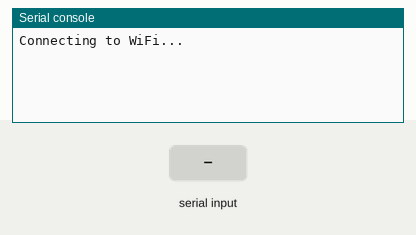
Recording of a program running on a simulated CircuitPython board. Shown: the last lines printed to the serial console. The inputs (shaded band) are chosen by the test bench. WiFi joins after 1.5 s; requests to the public web service named in the program get a made-up reply in its usual format after 0.4 s (London, UTC, broken clouds, 64 % humidity, 1013 hPa unless stated); values from a settings file that is not in the repository are placeholders.

Above: at 2.7 s.
2.8 s: "1\n" received over the second serial link
At 4.0 s:
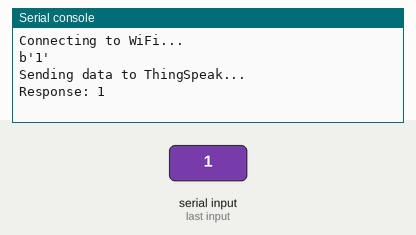
4.3 s: "0\n" received over the second serial link
At 4.56 s:
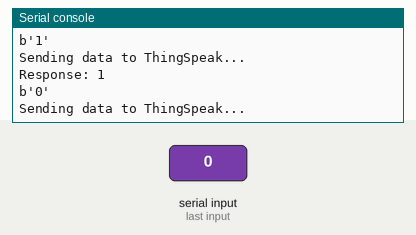
5.8 s: "2\n" received over the second serial link
At 7.6 s:
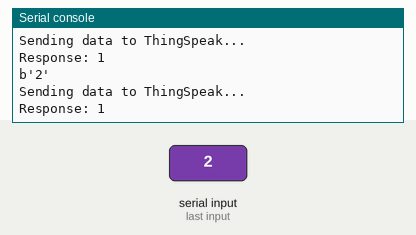

The program:

code.py
```python
import os
import adafruit_connection_manager
import board
import busio
from adafruit_esp32spi import adafruit_esp32spi, adafruit_esp32spi_wifimanager
import digitalio
import adafruit_requests
from secrets import secrets

# Initialize UART
uart = busio.UART(board.TX, board.RX, baudrate=9600)

# SPI setup
spi = busio.SPI(board.SCK, board.MOSI, board.MISO)
cs = digitalio.DigitalInOut(board.D13)
ready = digitalio.DigitalInOut(board.D11)
reset = digitalio.DigitalInOut(board.D12)
# Initialize ESP32 SPI
esp = adafruit_esp32spi.ESP_SPIcontrol(spi, cs, ready, reset)
# Setup WiFi manager
wifi_manager = adafruit_esp32spi_wifimanager.ESPSPI_WiFiManager(esp, secrets)

# Get WiFi details from secrets file
ssid = secrets["ssid"]
password = secrets["password"]

# Connect to wifi
if not esp.is_connected:
    print("Connecting to WiFi...")
    wifi_manager.connect()

while True:
    # Read from the XBee module
    if uart.in_waiting > 0:
        try:
            data = uart.readline().strip()
            print(data)

            # Initialize connection manager
            pool = adafruit_connection_manager.get_radio_socketpool(esp)
            ssl_context = adafruit_connection_manager.get_radio_ssl_context(esp)

            # Initialize SSL context
            session = adafruit_requests.Session(pool, ssl_context)
            # URL
            thingspeak_url = "https://api.thingspeak.com/update?api_key=" + secrets["thingverse-api"]

            # Set field Values
            room_temperature = 25.5  # Example value
            room_illumination = 500  # Example value

            # Add data to get url
            thingspeak_url += f"&field1={room_temperature}&field2={room_illumination}"

            print("Sending data to ThingSpeak...")
            # GET request
            response = session.get(thingspeak_url)
            print("Response:", response.text)

            # Close the response
            response.close()

        except UnicodeError as e:
            print("UnicodeError:", e)
```

Measured:
- after the input at 2.8 s, the serial console: prints a new line at once (image 1)
- after the input at 4.3 s, the serial console: prints a new line at once (image 2)
- after the input at 5.8 s, the serial console: prints a new line at once (image 3)
